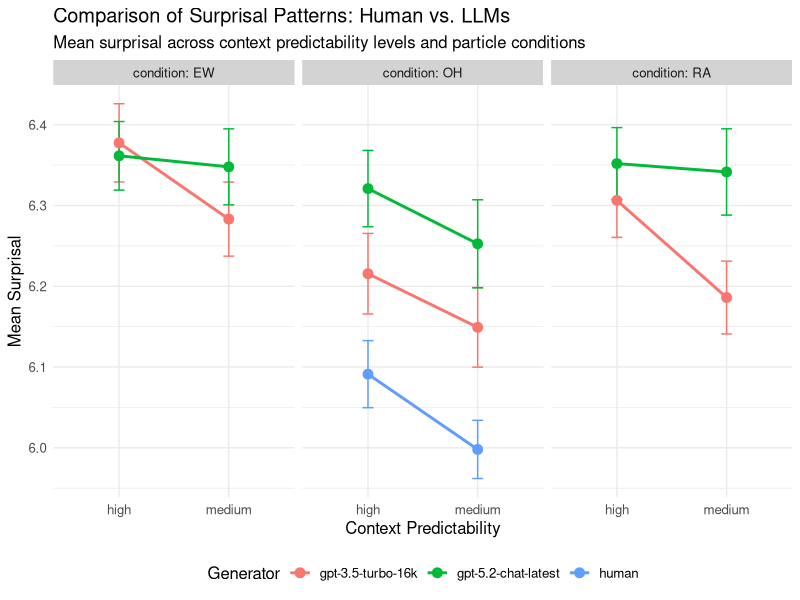
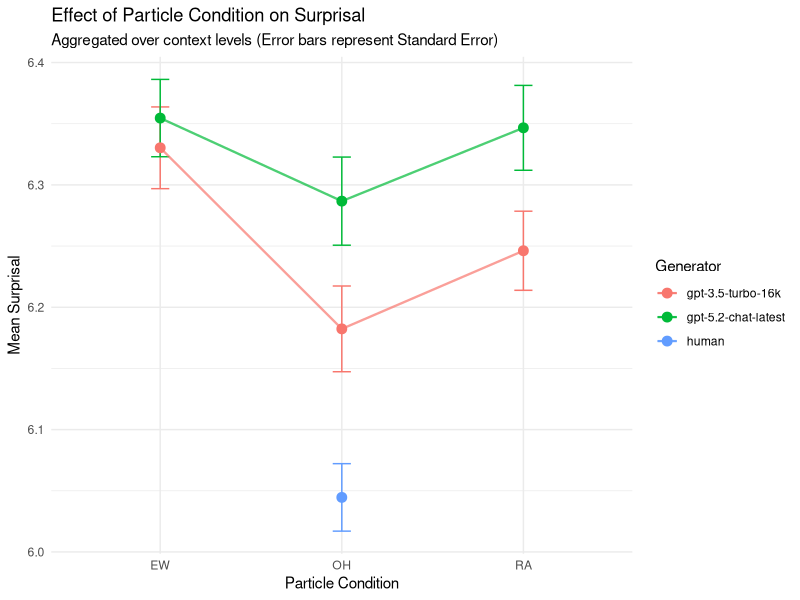

Here is the R script that generated these plots, in order:
## ---- chunk 1
knitr::opts_chunk$set(echo = FALSE, warning = FALSE, message = FALSE)
library(tidyverse)
library(knitr)
## ---- chunk 2
df_final <- read_csv("data/Processed final_data/final.csv")
head(df_final) %>% kable(caption = "Preview of Raw Data")
## ---- chunk 3
# 1. Filter out items 13 and 28
df_clean <- df_final %>%
  mutate(generator = if_else(str_detect(subject, "human"), "human", generator)) %>%
  filter(!item %in% c(13, 28))

# 2. Aggregating surprisal values
data_aggregated <- df_clean %>%
  group_by(generator, context, condition) %>%
  summarise(
    mean_surprisal = mean(surprisal, na.rm = TRUE),
    sd_surprisal = sd(surprisal, na.rm = TRUE),
    n = n(),
    se = sd_surprisal / sqrt(n),
  .groups = "drop")

# Display the aggregated data (Preview)
head(data_aggregated) %>% kable(caption = "Aggregated Surprisal Values")
## ---- chunk 4
  # Create the line plot
  ggplot(data_aggregated, aes(x = context, y = mean_surprisal, color = generator, group = generator)) +
  geom_errorbar(aes(ymin = mean_surprisal - se, ymax = mean_surprisal + se), width = 0.1) +
  geom_line(linewidth = 1) +
  geom_point(size = 3) +
    facet_wrap(~condition, labeller = label_both) + 
    labs(
      title = "Comparison of Surprisal Patterns: Human vs. LLMs",
      subtitle = "Mean surprisal across context predictability levels and particle conditions",
      x = "Context Predictability",
      y = "Mean Surprisal",
      color = "Generator"
    ) +
    theme_minimal() +
    theme(
      legend.position = "bottom",
      strip.background = element_rect(fill = "lightgray", color = NA),
      text = element_text(size = 12)
    )

## ---- chunk 5
# Aggregate by Condition and Generator only (ignoring Context)
data_particles <- df_clean %>%
  group_by(generator, condition) %>%
  summarise(
    mean_surprisal = mean(surprisal, na.rm = TRUE),
    sd_surprisal = sd(surprisal, na.rm = TRUE),
    n = n(),
    se = sd_surprisal / sqrt(n),
    .groups = "drop"
  )
ggplot(data_particles, aes(x = condition, y = mean_surprisal, color = generator, group = generator)) +
  geom_errorbar(aes(ymin = mean_surprisal - se, ymax = mean_surprisal + se), width = 0.1) +
  geom_line(linewidth = 0.8, alpha = 0.7) +
  geom_point(size = 3) +
  labs(
    title = "Effect of Particle Condition on Surprisal",
    subtitle = "Aggregated over context levels (Error bars represent Standard Error)",
    x = "Particle Condition",
    y = "Mean Surprisal",
    color = "Generator"
  ) +
  theme_minimal()
## ---- chunk 6
#  Pivot wider to calculate differences
df_wide <- data_aggregated %>%
  select(context, condition, generator, mean_surprisal) %>%
  pivot_wider(names_from = generator, values_from = mean_surprisal) %>%
  mutate(
    diff_human_gpt35 = abs(human - `gpt-3.5-turbo-16k`),
    diff_human_gpt52 = abs(human - `gpt-5.2-chat-latest`),
    diff_llms = abs(`gpt-3.5-turbo-16k` - `gpt-5.2-chat-latest`)
  )

# Question 1: Context with greatest/smallest difference between Human and LLMs
q1_result <- df_wide %>%
  group_by(context) %>%
  summarise(
    avg_diff_human_gpt35 = mean(diff_human_gpt35, na.rm = TRUE),
    avg_diff_human_gpt52 = mean(diff_human_gpt52, na.rm = TRUE)
  )
# Average difference between Human and LLMs by Context:
kable(q1_result, caption = "Average difference between Human and LLMs by Context")

# --- Question 2: Condition with greatest LLM difference ---
q2_result <- df_wide %>%
  group_by(condition) %>%
  summarise(
    max_llm_diff = max(diff_llms, na.rm = TRUE),
    mean_llm_diff = mean(diff_llms, na.rm = TRUE)
  ) %>%
  arrange(desc(mean_llm_diff))

# Differences between LLMs (GPT 3.5 vs 5.2) by Particle Condition:
kable(q2_result, caption = " Differences between LLMs by Particle Condition:")
